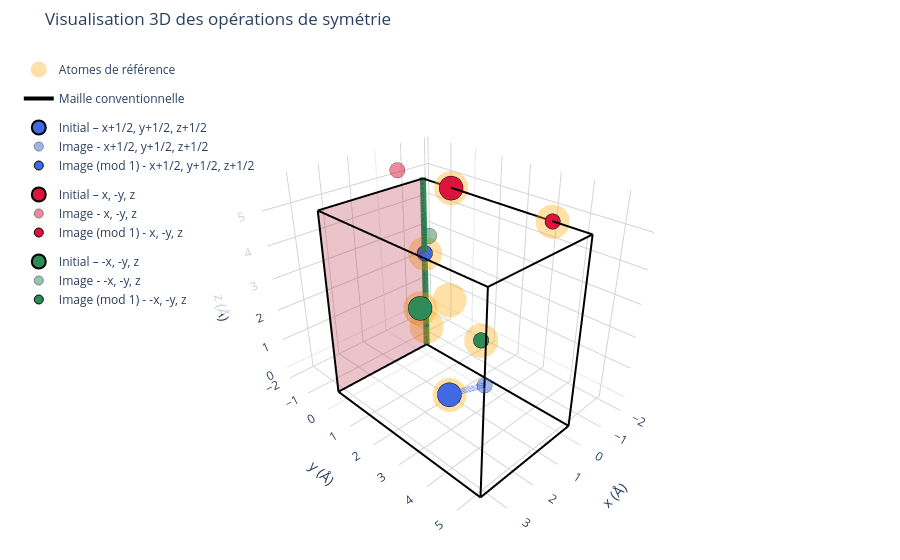

Notebook cell for this chart:
### Markdown cell above
Représentation visuelle

### Code cell
def frac_to_cart(frac, lattice):
    """Convertit coordonnées fractionnaires en coordonnées cartésiennes."""
    frac = np.array(frac, dtype=float)
    return lattice.get_cartesian_coords(frac)

def build_cell_vertices(lattice):
    """Retourne les 8 sommets en cartésien de la maille conventionnelle."""
    frac_vertices = np.array([
        [0, 0, 0],
        [1, 0, 0],
        [0, 1, 0],
        [0, 0, 1],
        [1, 1, 0],
        [1, 0, 1],
        [0, 1, 1],
        [1, 1, 1]
    ], dtype=float)
    return np.array([frac_to_cart(v, lattice) for v in frac_vertices])

def cell_edges():
    """Paires d'indices reliant les sommets de la maille."""
    return [
        (0, 1), (0, 2), (0, 3),
        (1, 4), (1, 5),
        (2, 4), (2, 6),
        (3, 5), (3, 6),
        (4, 7), (5, 7), (6, 7)
    ]

# --- Figure ---
fig = go.Figure()

vertices = build_cell_vertices(conventional.lattice)
edges = cell_edges()

initial_cart = np.array([frac_to_cart(coord, conventional.lattice) for coord in init_fracs])
symm_raw_cart = np.array([frac_to_cart(coord, conventional.lattice) for coord in raw_fracs])
symm_mod_cart = np.array([frac_to_cart(coord, conventional.lattice) for coord in mod_fracs])
bg_cart = np.array([frac_to_cart(coord, conventional.lattice) for coord in bg_fracs])

# --- Noms des opérations ---
op_labels = [op.as_xyz_str() for op in selected_ops]

# --- Couleurs : une par opération ---
pair_colors = ["royalblue", "crimson", "seagreen"]

# --- Fond : atomes de référence ---
fig.add_trace(go.Scatter3d(
    x=bg_cart[:, 0],
    y=bg_cart[:, 1],
    z=bg_cart[:, 2],
    mode="markers",
    name="Atomes de référence",
    marker=dict(
        size=20,
        color="orange",
        opacity=0.35
    ),
    hovertemplate="Atome de référence<extra></extra>"
))


# --- Arêtes de la maille : un seul trace avec séparateurs None ---
edge_x, edge_y, edge_z = [], [], []
for i, j in edges:
    edge_x += [vertices[i, 0], vertices[j, 0], None]
    edge_y += [vertices[i, 1], vertices[j, 1], None]
    edge_z += [vertices[i, 2], vertices[j, 2], None]

fig.add_trace(go.Scatter3d(
    x=edge_x,
    y=edge_y,
    z=edge_z,
    mode="lines",
    name="Maille conventionnelle",
    line=dict(color="black", width=4),
    hoverinfo="skip"
))

# --- Une couleur par opération ---
for k in range(3):
    p0 = initial_cart[k]
    p1_raw = symm_raw_cart[k]
    p1_mod = symm_mod_cart[k]
    color = pair_colors[k]
    op_label = op_labels[k]
    atom_label = symmetry_atoms[k]["element"]

    # atome initial (plus gros)
    fig.add_trace(go.Scatter3d(
        x=[p0[0]],
        y=[p0[1]],
        z=[p0[2]],
        mode="markers",
        name=f"Initial – {op_label}",
        legendgroup=f"op{k}",
        marker=dict(
            size=14,
            color=color,
            opacity=1.0,
            line=dict(color="black", width=2)
        ),
        text=[f"{atom_label} initial<br>Opération: {op_label}<br>frac={np.round(initial_cart[k], 4)}"],
        hovertemplate="%{text}<extra></extra>"
    ))

    # atome transformé (raw donc peut être en dehors de la maille) (plus petit)
    fig.add_trace(go.Scatter3d(
        x=[p1_raw[0]],
        y=[p1_raw[1]],
        z=[p1_raw[2]],
        mode="markers",
        name=f"Image - {op_label}",
        legendgroup=f"op{k}",
        marker=dict(
            size=9,
            color=color,
            opacity=0.50,
            line=dict(color="black", width=1)
        ),
        text=[f"{atom_label} transformé<br>Opération: {op_label}<br>frac={np.round(symm_raw_cart[k], 4)}"],
        hovertemplate="%{text}<extra></extra>"
    ))

        # atome transformé (mod donc dans la maille) (plus petit)
    fig.add_trace(go.Scatter3d(
        x=[p1_mod[0]],
        y=[p1_mod[1]],
        z=[p1_mod[2]],
        mode="markers",
        name=f"Image (mod 1) - {op_label}",
        legendgroup=f"op{k}",
        marker=dict(
            size=9,
            color=color,
            opacity=1.0,
            line=dict(color="black", width=1)
        ),
        text=[f"{atom_label} transformé<br>Opération: {op_label}<br>frac={np.round(symm_mod_cart[k], 4)}"],
        hovertemplate="%{text}<extra></extra>"
    ))

# Ajout vecteur translation
fig.add_trace(go.Scatter3d(
    x=[initial_cart[0,0], symm_raw_cart[0,0]],
    y=[initial_cart[0,1], symm_raw_cart[0,1]],
    z=[initial_cart[0,2], symm_raw_cart[0,2]],
    mode="lines",
    name=f"Lien - {op_labels[0]}",
    legendgroup=f"op{k}",
    showlegend=False,
    line=dict(
        color=pair_colors[0],
        width=12,
        dash="dash"
    ),
    hovertemplate=f"Opération : {op_labels[0]}<extra></extra>"
))

# Ajout de l'axe de rotation
fig.add_trace(go.Scatter3d(
    x=[0,0],
    y=[0,0],
    z=[0,5.5],
    mode="lines",
    showlegend=False,
    line=dict(
        color=pair_colors[2],
        width=12,
        
    ),
    name="Axe de symétrie",
    hoverinfo="skip"
))

# Ajout du plan mirroir
x_vals = np.linspace(0, 1, 10)
z_vals = np.linspace(0, 1, 10)
X, Z = np.meshgrid(x_vals, z_vals)
Y = np.zeros_like(X)

Xc = np.zeros_like(X, dtype=float)
Yc = np.zeros_like(X, dtype=float)
Zc = np.zeros_like(X, dtype=float)

for i in range(X.shape[0]):
    for j in range(X.shape[1]):
        frac_point = np.array([X[i, j], Y[i, j], Z[i, j]])
        cart_point = frac_to_cart(frac_point, conventional.lattice)
        Xc[i, j] = cart_point[0]
        Yc[i, j] = cart_point[1]
        Zc[i, j] = cart_point[2]

fig.add_trace(go.Surface(
x=Xc,
y=Yc,
z=Zc,
opacity=0.25,
showscale=False,
colorscale=[[0, pair_colors[1]], [1, pair_colors[1]]],
name="Plan de symétrie",
hoverinfo="skip"
))

# --- Layout ---
xyz_all = np.vstack([vertices, initial_cart, symm_raw_cart, symm_mod_cart, bg_cart])
mins = xyz_all.min(axis=0)
maxs = xyz_all.max(axis=0)
padding = 0.4  # évite que les grosses sphères soient coupées

fig.update_layout(
    title="Visualisation 3D des opérations de symétrie",
    scene=dict(
        xaxis=dict(
            title="x (Å)",
            range=[mins[0] - padding, maxs[0] + padding],
            backgroundcolor="white",
            showbackground=True,
            gridcolor="lightgray"
        ),
        yaxis=dict(
            title="y (Å)",
            range=[mins[1] - padding, maxs[1] + padding],
            backgroundcolor="white",
            showbackground=True,
            gridcolor="lightgray"
        ),
        zaxis=dict(
            title="z (Å)",
            range=[mins[2] - padding, maxs[2] + padding],
            backgroundcolor="white",
            showbackground=True,
            gridcolor="lightgray"
        ),
        aspectmode="data",
        camera=dict(
            eye=dict(x=1.5, y=1.5, z=1.2)
        )
    ),
    legend=dict(
        x=0.01,
        y=0.99,
        bgcolor="rgba(255,255,255,0.75)"
    ),
    margin=dict(l=10, r=10, b=10, t=50)
)

fig.show()

### Figure 1 — Plotly figure (JSON) as saved in the notebook; plotly's stock layout.template omitted (floating-point values rounded to 4 significant figures)
{"data": [{"hovertemplate": "Atome de référence<extra></extra>", "marker": {"color": "orange", "opacity": 0.35, "size": 20}, "mode": "markers", "name": "Atomes de référence", "type": "scatter3d", "x": [1.739, 0.0, 1.739, 0.0, 1.709e-16, 6.908e-16, 1.739, 1.739], "y": [2.679, 0.0, 2.679, 0.0, 1.062, 4.296, 3.741, 1.617], "z": [0.4744, 3.209, 3.419, 0.6846, 5.466, 5.466, 2.732, 2.732]}, {"hoverinfo": "skip", "line": {"color": "black", "width": 4}, "mode": "lines", "name": "Maille conventionnelle", "type": "scatter3d", "x": [0, 3.479, null, 0, 8.616e-16, null, 0, 0, null, 3.479, 3.479, null, 3.479, 3.479, null, 8.616e-16, 3.479, null, 8.616e-16, 8.616e-16, null, 0, 3.479, null, 0, 8.616e-16, null, 3.479, 3.479, null, 3.479, 3.479, null, 8.616e-16, 3.479, null], "y": [0, 0, null, 0, 5.358, null, 0, 0, null, 0, 5.358, null, 0, 0, null, 5.358, 5.358, null, 5.358, 5.358, null, 0, 0, null, 0, 5.358, null, 5.358, 5.358, null, 0, 5.358, null, 5.358, 5.358, null], "z": [0, 2.13e-16, null, 0, 3.281e-16, null, 0, 5.468, null, 2.13e-16, 5.411e-16, null, 2.13e-16, 5.468, null, 3.281e-16, 5.411e-16, null, 3.281e-16, 5.468, null, 5.468, 5.468, null, 5.468, 5.468, null, 5.411e-16, 5.468, null, 5.468, 5.468, null, 5.468, 5.468, null]}, {"hovertemplate": "%{text}<extra></extra>", "legendgroup": "op0", "marker": {"color": "royalblue", "line": {"color": "black", "width": 2}, "opacity": 1, "size": 14}, "mode": "markers", "name": "Initial – x+1/2, y+1/2, z+1/2", "text": ["Na initial<br>Opération: x+1/2, y+1/2, z+1/2<br>frac=[1.7393 2.679  0.4744]"], "type": "scatter3d", "x": [1.739], "y": [2.679], "z": [0.4744]}, {"hovertemplate": "%{text}<extra></extra>", "legendgroup": "op0", "marker": {"color": "royalblue", "line": {"color": "black", "width": 1}, "opacity": 0.5, "size": 9}, "mode": "markers", "name": "Image - x+1/2, y+1/2, z+1/2", "text": ["Na transformé<br>Opération: x+1/2, y+1/2, z+1/2<br>frac=[3.4786 5.358  3.2086]"], "type": "scatter3d", "x": [3.479], "y": [5.358], "z": [3.209]}, {"hovertemplate": "%{text}<extra></extra>", "legendgroup": "op0", "marker": {"color": "royalblue", "line": {"color": "black", "width": 1}, "opacity": 1, "size": 9}, "mode": "markers", "name": "Image (mod 1) - x+1/2, y+1/2, z+1/2", "text": ["Na transformé<br>Opération: x+1/2, y+1/2, z+1/2<br>frac=[0.     0.     3.2086]"], "type": "scatter3d", "x": [0], "y": [0], "z": [3.209]}, {"hovertemplate": "%{text}<extra></extra>", "legendgroup": "op1", "marker": {"color": "crimson", "line": {"color": "black", "width": 2}, "opacity": 1, "size": 14}, "mode": "markers", "name": "Initial – x, -y, z", "text": ["O initial<br>Opération: x, -y, z<br>frac=[0.     1.0625 5.4661]"], "type": "scatter3d", "x": [1.709e-16], "y": [1.062], "z": [5.466]}, {"hovertemplate": "%{text}<extra></extra>", "legendgroup": "op1", "marker": {"color": "crimson", "line": {"color": "black", "width": 1}, "opacity": 0.5, "size": 9}, "mode": "markers", "name": "Image - x, -y, z", "text": ["O transformé<br>Opération: x, -y, z<br>frac=[-0.     -1.0625  5.4661]"], "type": "scatter3d", "x": [-1.709e-16], "y": [-1.062], "z": [5.466]}, {"hovertemplate": "%{text}<extra></extra>", "legendgroup": "op1", "marker": {"color": "crimson", "line": {"color": "black", "width": 1}, "opacity": 1, "size": 9}, "mode": "markers", "name": "Image (mod 1) - x, -y, z", "text": ["O transformé<br>Opération: x, -y, z<br>frac=[0.     4.2955 5.4661]"], "type": "scatter3d", "x": [6.908e-16], "y": [4.296], "z": [5.466]}, {"hovertemplate": "%{text}<extra></extra>", "legendgroup": "op2", "marker": {"color": "seagreen", "line": {"color": "black", "width": 2}, "opacity": 1, "size": 14}, "mode": "markers", "name": "Initial – -x, -y, z", "text": ["O initial<br>Opération: -x, -y, z<br>frac=[1.7393 1.6165 2.7319]"], "type": "scatter3d", "x": [1.739], "y": [1.617], "z": [2.732]}, {"hovertemplate": "%{text}<extra></extra>", "legendgroup": "op2", "marker": {"color": "seagreen", "line": {"color": "black", "width": 1}, "opacity": 0.5, "size": 9}, "mode": "markers", "name": "Image - -x, -y, z", "text": ["O transformé<br>Opération: -x, -y, z<br>frac=[-1.7393 -1.6165  2.7319]"], "type": "scatter3d", "x": [-1.739], "y": [-1.617], "z": [2.732]}, {"hovertemplate": "%{text}<extra></extra>", "legendgroup": "op2", "marker": {"color": "seagreen", "line": {"color": "black", "width": 1}, "opacity": 1, "size": 9}, "mode": "markers", "name": "Image (mod 1) - -x, -y, z", "text": ["O transformé<br>Opération: -x, -y, z<br>frac=[1.7393 3.7415 2.7319]"], "type": "scatter3d", "x": [1.739], "y": [3.741], "z": [2.732]}, {"hovertemplate": "Opération : x+1/2, y+1/2, z+1/2<extra></extra>", "legendgroup": "op2", "line": {"color": "royalblue", "dash": "dash", "width": 12}, "mode": "lines", "name": "Lien - x+1/2, y+1/2, z+1/2", "showlegend": false, "type": "scatter3d", "x": [1.739, 3.479], "y": [2.679, 5.358], "z": [0.4744, 3.209]}, {"hoverinfo": "skip", "line": {"color": "seagreen", "width": 12}, "mode": "lines", "name": "Axe de symétrie", "showlegend": false, "type": "scatter3d", "x": [0, 0], "y": [0, 0], "z": [0, 5.5]}, {"colorscale": [[0, "crimson"], [1, "crimson"]], "hoverinfo": "skip", "name": "Plan de symétrie", "opacity": 0.25, "showscale": false, "type": "surface", "x": [[0.0, 0.3865, 0.773, 1.16, 1.546, 1.933, 2.319, 2.706, 3.092, 3.479], [0.0, 0.3865, 0.773, 1.16, 1.546, 1.933, 2.319, 2.706, 3.092, 3.479], [0.0, 0.3865, 0.773, 1.16, 1.546, 1.933, 2.319, 2.706, 3.092, 3.479], [0.0, 0.3865, 0.773, 1.16, 1.546, 1.933, 2.319, 2.706, 3.092, 3.479], [0.0, 0.3865, 0.773, 1.16, 1.546, 1.933, 2.319, 2.706, 3.092, 3.479], [0.0, 0.3865, 0.773, 1.16, 1.546, 1.933, 2.319, 2.706, 3.092, 3.479], [0.0, 0.3865, 0.773, 1.16, 1.546, 1.933, 2.319, 2.706, 3.092, 3.479], [0.0, 0.3865, 0.773, 1.16, 1.546, 1.933, 2.319, 2.706, 3.092, 3.479], [0.0, 0.3865, 0.773, 1.16, 1.546, 1.933, 2.319, 2.706, 3.092, 3.479], [0.0, 0.3865, 0.773, 1.16, 1.546, 1.933, 2.319, 2.706, 3.092, 3.479]], "y": [[0.0, 0.0, 0.0, 0.0, 0.0, 0.0, 0.0, 0.0, 0.0, 0.0], [0.0, 0.0, 0.0, 0.0, 0.0, 0.0, 0.0, 0.0, 0.0, 0.0], [0.0, 0.0, 0.0, 0.0, 0.0, 0.0, 0.0, 0.0, 0.0, 0.0], [0.0, 0.0, 0.0, 0.0, 0.0, 0.0, 0.0, 0.0, 0.0, 0.0], [0.0, 0.0, 0.0, 0.0, 0.0, 0.0, 0.0, 0.0, 0.0, 0.0], [0.0, 0.0, 0.0, 0.0, 0.0, 0.0, 0.0, 0.0, 0.0, 0.0], [0.0, 0.0, 0.0, 0.0, 0.0, 0.0, 0.0, 0.0, 0.0, 0.0], [0.0, 0.0, 0.0, 0.0, 0.0, 0.0, 0.0, 0.0, 0.0, 0.0], [0.0, 0.0, 0.0, 0.0, 0.0, 0.0, 0.0, 0.0, 0.0, 0.0], [0.0, 0.0, 0.0, 0.0, 0.0, 0.0, 0.0, 0.0, 0.0, 0.0]], "z": [[0.0, 2.367e-17, 4.733e-17, 7.1e-17, 9.467e-17, 1.183e-16, 1.42e-16, 1.657e-16, 1.893e-16, 2.13e-16], [0.6076, 0.6076, 0.6076, 0.6076, 0.6076, 0.6076, 0.6076, 0.6076, 0.6076, 0.6076], [1.215, 1.215, 1.215, 1.215, 1.215, 1.215, 1.215, 1.215, 1.215, 1.215], [1.823, 1.823, 1.823, 1.823, 1.823, 1.823, 1.823, 1.823, 1.823, 1.823], [2.43, 2.43, 2.43, 2.43, 2.43, 2.43, 2.43, 2.43, 2.43, 2.43], [3.038, 3.038, 3.038, 3.038, 3.038, 3.038, 3.038, 3.038, 3.038, 3.038], [3.646, 3.646, 3.646, 3.646, 3.646, 3.646, 3.646, 3.646, 3.646, 3.646], [4.253, 4.253, 4.253, 4.253, 4.253, 4.253, 4.253, 4.253, 4.253, 4.253], [4.861, 4.861, 4.861, 4.861, 4.861, 4.861, 4.861, 4.861, 4.861, 4.861], [5.468, 5.468, 5.468, 5.468, 5.468, 5.468, 5.468, 5.468, 5.468, 5.468]]}], "layout": {"legend": {"bgcolor": "rgba(255,255,255,0.75)", "x": 0.01, "y": 0.99}, "margin": {"b": 10, "l": 10, "r": 10, "t": 50}, "scene": {"aspectmode": "data", "camera": {"eye": {"x": 1.5, "y": 1.5, "z": 1.2}}, "xaxis": {"backgroundcolor": "white", "gridcolor": "lightgray", "range": [-2.139, 3.879], "showbackground": true, "title": {"text": "x (Å)"}}, "yaxis": {"backgroundcolor": "white", "gridcolor": "lightgray", "range": [-2.017, 5.758], "showbackground": true, "title": {"text": "y (Å)"}}, "zaxis": {"backgroundcolor": "white", "gridcolor": "lightgray", "range": [-0.4, 5.868], "showbackground": true, "title": {"text": "z (Å)"}}}, "title": {"text": "Visualisation 3D des opérations de symétrie"}}}
